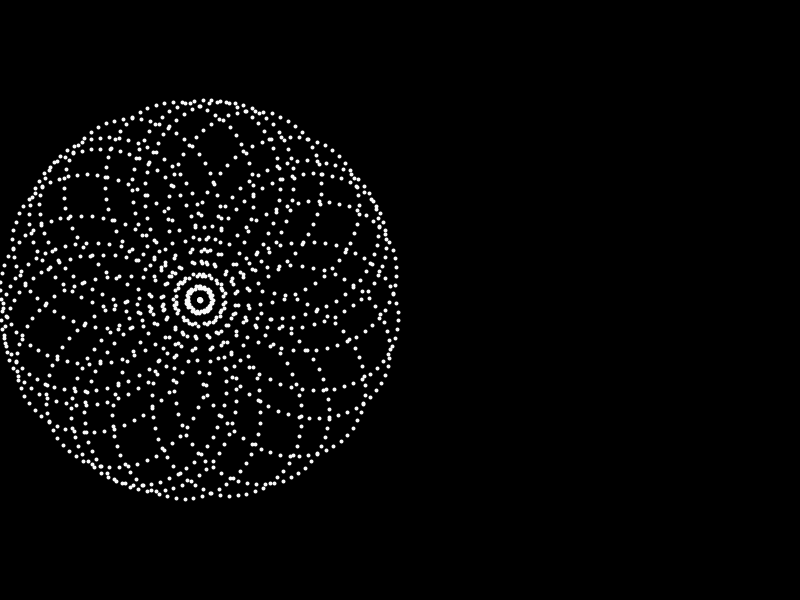
Frame 1 (no input)
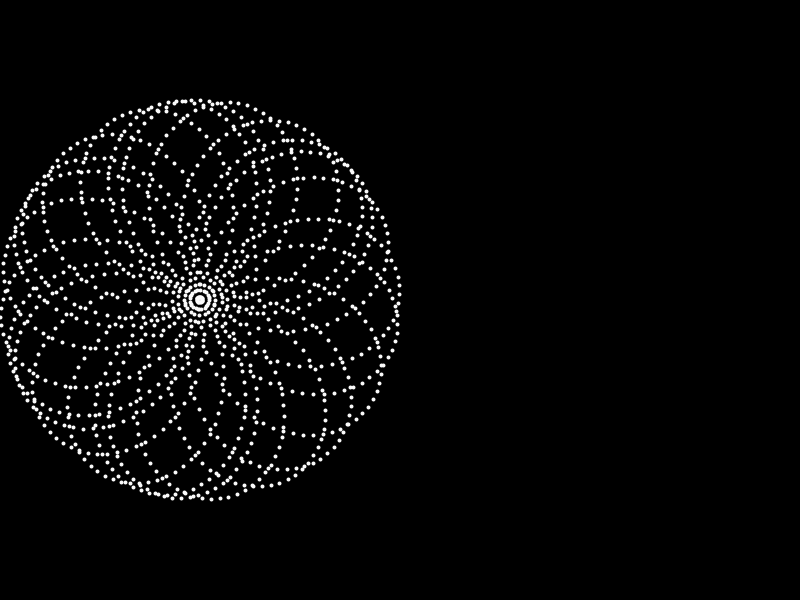
Frame 60 (the mouse pressed at the canvas centre just before this capture)
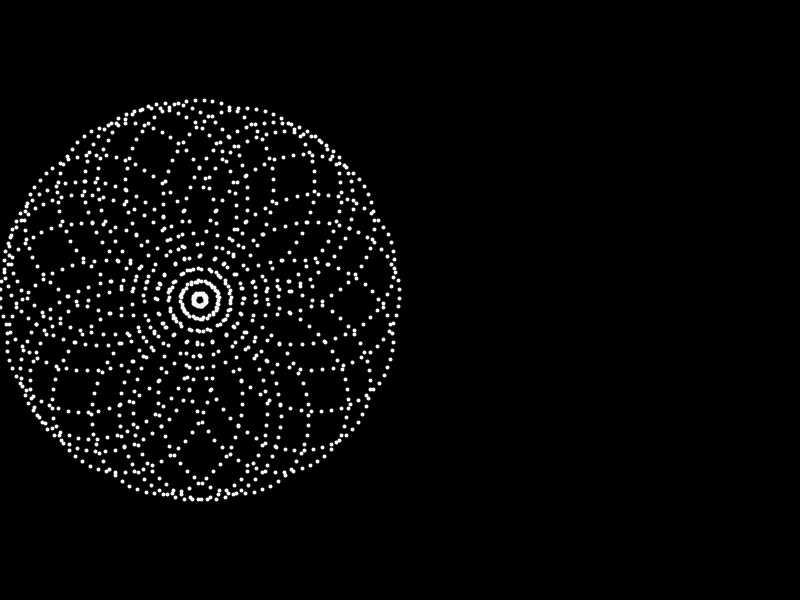
Frame 120 (the mouse held since frame 60 and released just before this capture)

The Processing sketch that drew these frames (run headless with seeded random() and noise(); from frame 60 on, the mouse is pressed at the canvas centre):

// Processing sketch: zeus
// ── zeus.pde
float xx,yy, x , y ,phi ,t,T,i;
void setup(){
  size(800,600);
  background( 0);
}int x1,y1,x2,y2=0;
void draw(){
  T=7;
  background(0 );
translate(200,300);
int start =5,finish=400;
i+=0.005;
println(i);stroke(250,250,250);
strokeWeight(4 );
color col =color(250,0,0);
x=50;
y=-50;


xx=350;
yy=100;


x1=-100;x2=400;y1=0;y2=0;
int dx = x2 - x1;
int dy = y2 - y1;
for (float x = x1;x< x2;x+=0.4) {
 y = y1 + dy * (x - x1) / dx;
  point(200*cos(2*PI*radians( x))*sin(TWO_PI * x / 40+i),y+200*sin(2*PI*radians( x))*sin(TWO_PI * x / 40+i));


}



}
